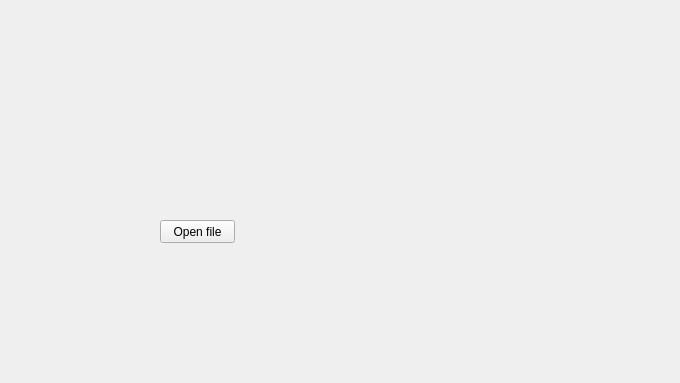
<?xml version="1.0" encoding="UTF-8"?>
<ui version="4.0">
 <class>Form</class>
 <widget class="QWidget" name="Form">
  <property name="geometry">
   <rect>
    <x>0</x>
    <y>0</y>
    <width>680</width>
    <height>383</height>
   </rect>
  </property>
  <property name="windowTitle">
   <string>Form</string>
  </property>
  <widget class="QPushButton" name="openFileButton">
   <property name="geometry">
    <rect>
     <x>160</x>
     <y>220</y>
     <width>75</width>
     <height>23</height>
    </rect>
   </property>
   <property name="text">
    <string>Open file</string>
   </property>
   <property name="flat">
    <bool>false</bool>
   </property>
  </widget>
 </widget>
 <resources/>
 <connections/>
</ui>
